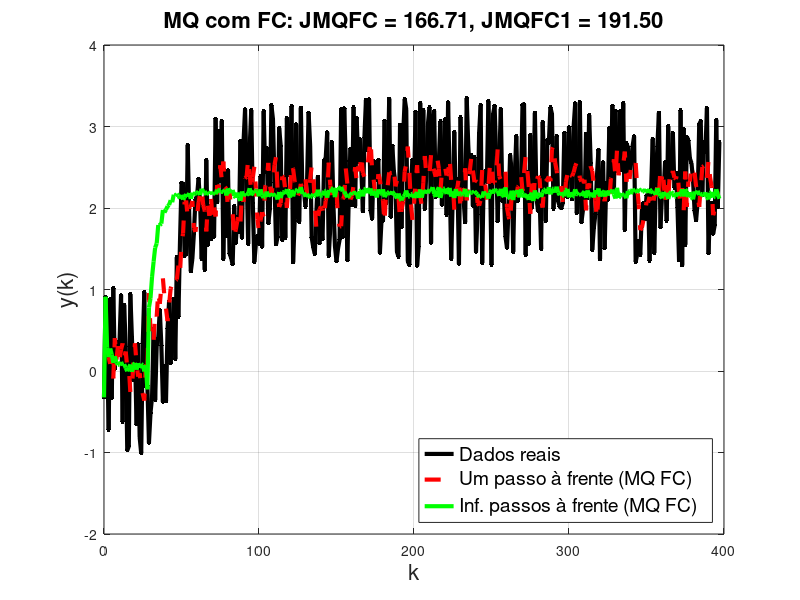

Write MATLAB code to recreate this figure.
% Carregar os dados
load('dados.mat');

% Extrair y e u das colunas apropriadas
u = Z(:, 2); % Segunda coluna de Z é o sinal de entrada
y = Z(:, 3); % Terceira coluna de Z é o sinal de saída

% Centralizar os dados
um = u - mean(u); % Centralizar a entrada
ym = y - mean(y); % Centralizar a saída

% Construção da matriz Psim
Psim = [ym(1:end-3), ym(2:end-2), ym(3:end-1), um(2:end-2), um(3:end-1)];

% Cálculo de Ruu e ruy
Ruu = zeros(5, 5);
ruy = zeros(5, 1);

for i = 1:5
    ruy(i) = Psim(:, i)' * ym(4:end);
    for j = 1:5
        Ruu(i, j) = Psim(:, i)' * Psim(:, j);
    end
end

% Estimativa dos parâmetros (tetaChapeu)
tetaChapeu = Ruu \ ruy;

% Estimação de yChapeu (dados de estimação)
yChapeu = y;
yChapeu(4:end) = Psim * tetaChapeu + mean(y);

% Cálculo de resíduos e função de custo
csiMQFC = y - yChapeu;
JMQFC = csiMQFC' * csiMQFC;

% Estimação de yChapeu1 (infinitos passos à frente)
yChapeu1 = ym; % Trabalhar com os dados centralizados
for i = 4:length(yChapeu1)
    yChapeu1(i) = ...
        tetaChapeu(1) * yChapeu1(i-3) + ...
        tetaChapeu(2) * yChapeu1(i-2) + ...
        tetaChapeu(3) * yChapeu1(i-1) + ...
        tetaChapeu(4) * um(i-2) + ...
        tetaChapeu(5) * um(i-1);
end

% Adicionar a média para desfazer a centralização
yChapeu1 = yChapeu1 + mean(y);

% Cálculo de resíduos e função de custo para infinitos passos à frente
csiMQFC1 = y - yChapeu1;
JMQFC1 = csiMQFC1' * csiMQFC1;

% Plot dos resultados
figure;
plot(0:length(y)-1, y, 'k.-', 'LineWidth', 3, 'MarkerSize', 10); hold on; grid on;
plot(3:length(y)-1, yChapeu(4:end), 'r--', 'LineWidth', 3);
plot(0:length(y)-1, yChapeu1, 'g-', 'LineWidth', 3);

% Configuração do gráfico
xlabel('k', 'FontSize', 16);
ylabel('y(k)', 'FontSize', 16);
legend({'Dados reais', 'Um passo à frente (MQ FC)', 'Inf. passos à frente (MQ FC)'}, ...
       'FontSize', 14, 'Location', 'SouthEast');
title(sprintf('MQ com FC: JMQFC = %.2f, JMQFC1 = %.2f', JMQFC, JMQFC1), 'FontSize', 16);
